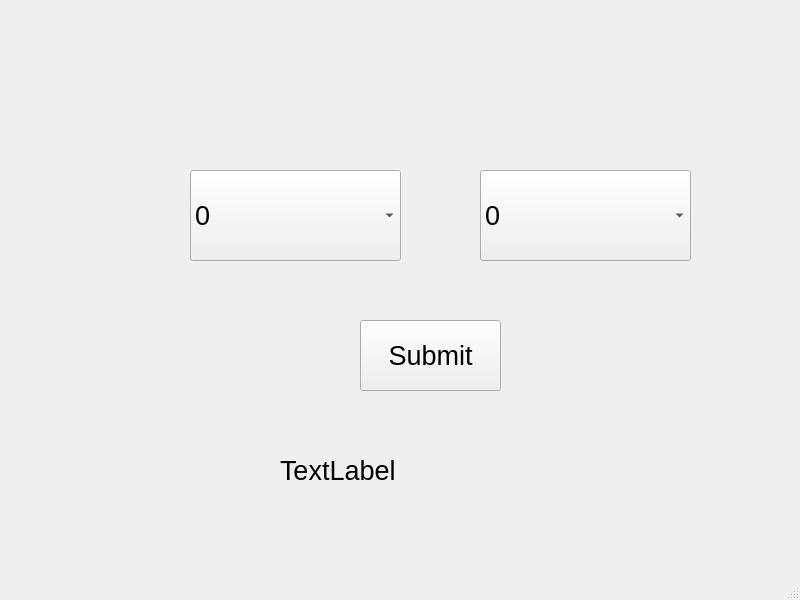
<?xml version="1.0" encoding="UTF-8"?>
<ui version="4.0">
 <class>MainWindow</class>
 <widget class="QMainWindow" name="MainWindow">
  <property name="geometry">
   <rect>
    <x>0</x>
    <y>0</y>
    <width>800</width>
    <height>600</height>
   </rect>
  </property>
  <property name="windowTitle">
   <string>MainWindow</string>
  </property>
  <widget class="QWidget" name="centralwidget">
   <widget class="QComboBox" name="comboBox">
    <property name="geometry">
     <rect>
      <x>190</x>
      <y>170</y>
      <width>211</width>
      <height>91</height>
     </rect>
    </property>
    <property name="font">
     <font>
      <pointsize>20</pointsize>
     </font>
    </property>
    <item>
     <property name="text">
      <string>0</string>
     </property>
    </item>
    <item>
     <property name="text">
      <string>1</string>
     </property>
    </item>
   </widget>
   <widget class="QComboBox" name="comboBox_2">
    <property name="geometry">
     <rect>
      <x>480</x>
      <y>170</y>
      <width>211</width>
      <height>91</height>
     </rect>
    </property>
    <property name="font">
     <font>
      <pointsize>20</pointsize>
     </font>
    </property>
    <item>
     <property name="text">
      <string>0</string>
     </property>
    </item>
    <item>
     <property name="text">
      <string>1</string>
     </property>
    </item>
   </widget>
   <widget class="QPushButton" name="pushButton">
    <property name="geometry">
     <rect>
      <x>360</x>
      <y>320</y>
      <width>141</width>
      <height>71</height>
     </rect>
    </property>
    <property name="font">
     <font>
      <pointsize>20</pointsize>
     </font>
    </property>
    <property name="text">
     <string>Submit</string>
    </property>
   </widget>
   <widget class="QLabel" name="label">
    <property name="geometry">
     <rect>
      <x>280</x>
      <y>430</y>
      <width>261</width>
      <height>81</height>
     </rect>
    </property>
    <property name="font">
     <font>
      <pointsize>20</pointsize>
     </font>
    </property>
    <property name="text">
     <string>TextLabel</string>
    </property>
   </widget>
  </widget>
  <widget class="QMenuBar" name="menubar">
   <property name="geometry">
    <rect>
     <x>0</x>
     <y>0</y>
     <width>800</width>
     <height>21</height>
    </rect>
   </property>
  </widget>
  <widget class="QStatusBar" name="statusbar"/>
 </widget>
 <resources/>
 <connections/>
</ui>
